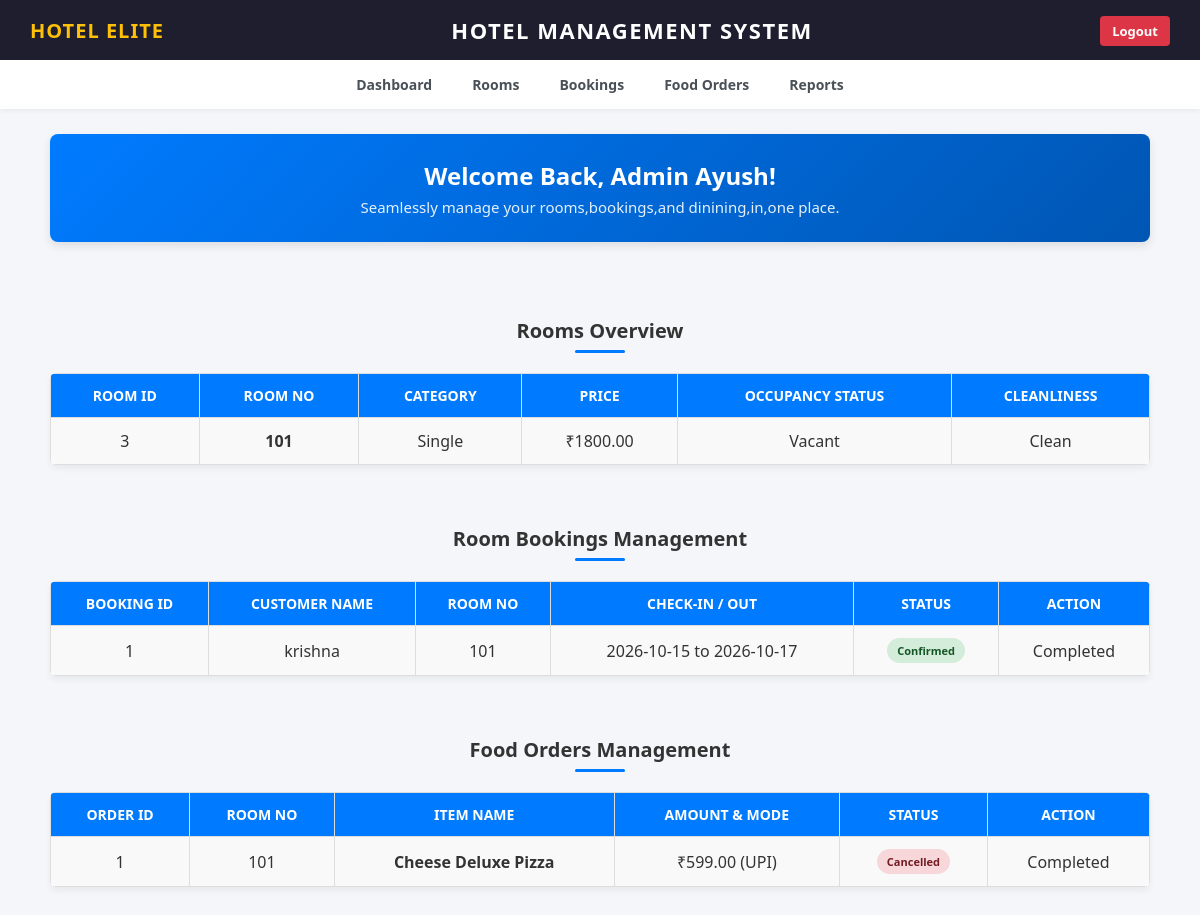
Screenshot of /dashboard.php (signed in) with the database file from the repository.
### tables this page shows
CREATE TABLE `rooms` (
  `room_id` int(11) NOT NULL,
  `room_no` varchar(20) NOT NULL,
  `category` varchar(50) NOT NULL,
  `price` decimal(10,2) NOT NULL,
  `occupancy_status` varchar(20) DEFAULT 'Vacant',
  `cleanliness_status` varchar(20) DEFAULT 'Clean'
);

CREATE TABLE `bookings` (
  `booking_id` int(11) NOT NULL,
  `customer_name` varchar(100) NOT NULL,
  `room_no` varchar(20) NOT NULL,
  `check_in_date` date NOT NULL,
  `check_out_date` date NOT NULL,
  `booking_status` varchar(20) DEFAULT 'Pending',
  `payment_status` varchar(20) DEFAULT 'Pending',
  `total_amount` decimal(10,2) NOT NULL,
  `payment_method` varchar(50) NOT NULL DEFAULT 'Cash'
);

CREATE TABLE `food_orders` (
  `order_id` int(11) NOT NULL,
  `customer_name` varchar(100) NOT NULL,
  `room_no` varchar(20) NOT NULL,
  `item_name` varchar(100) NOT NULL,
  `quantity` int(11) NOT NULL,
  `price` decimal(10,2) NOT NULL,
  `total_amount` decimal(10,2) NOT NULL,
  `order_status` varchar(50) NOT NULL DEFAULT 'Pending',
  `payment_status` varchar(50) NOT NULL DEFAULT 'Pending',
  `payment_method` varchar(50) NOT NULL DEFAULT 'Cash'
);

### dashboard.php (the view, shortened to what this page needs)
<?php
include('db.php');
include('header.php');
?>
<div class="dashboard-container">
    <div class="welcome-banner">
        <h1>Welcome Back, Admin <?php echo htmlspecialchars($_SESSION['admin']); ?>! </h1>
        <p>Seamlessly manage your rooms,bookings,and dinining,in,one place.</p>
    </div>
    <h2 class="section-title">Rooms Overview</h2>
    <table class="data-table">
        <tr>
            <th>Room ID</th>
            <th>Room No</th>
            <th>Category</th>
            <th>Price</th>
            <th>Occupancy Status</th>
            <th>Cleanliness</th>
        </tr>
        <?php
        $rooms = $conn->query("SELECT * FROM rooms");
        if ($rooms && $rooms->num_rows > 0)
		{
            while ($row = $rooms->fetch_assoc())
				{
                echo "<tr>
                        <td>{$row['room_id']}</td>
                        <td><b>{$row['room_no']}</b></td>
                        <td>{$row['category']}</td>
                        <td>₹{$row['price']}</td>
                        <td>{$row['occupancy_status']}</td>
                        <td>{$row['cleanliness_status']}</td>
                      </tr>";
            }
        }
		else
		{
            echo "<tr><td colspan='6'>No rooms found.</td></tr>";
        }
        ?>
    </table>
    <h2 class="section-title">Room Bookings Management</h2>
    <table class="data-table">
        <tr>
            <th>Booking ID</th>
            <th>Customer Name</th>
            <th>Room No</th>
            <th>Check-In / Out</th>
            <th>Status</th>
            <th>Action</th>
        </tr>
        <?php
        $bookings = $conn->query("SELECT * FROM bookings ORDER BY booking_id DESC");
        if ($bookings && $bookings->num_rows > 0)
		{
            while ($row = $bookings->fetch_assoc())
			{
                echo "<tr>
                        <td>{$row['booking_id']}</td>
                        <td>{$row['customer_name']}</td>
                        <td>{$row['room_no']}</td>
                        <td>{$row['check_in_date']} to {$row['check_out_date']}</td>
                        <td><span class='status-badge status-{$row['booking_status']}'>{$row['booking_status']}</span></td>
                        <td>";
                if ($row['booking_status'] == 'Pending')
					{
                    echo "<a href='dashboard.php?action=update_booking&id={$row['booking_id']}&status=Confirmed' class='btn btn-accept'>Accept</a>";
                    echo "<a href='dashboard.php?action=update_booking&id={$row['booking_id']}&status=Cancelled' class='btn btn-reject'>Reject</a>";
                }
				else
				{
                    echo "<span>Completed</span>";
                }
                echo "  </td>
                      </tr>";
            }
        }
		else
			{
            echo "<tr><td colspan='6'>No bookings found.</td></tr>";
        }
        ?>
    </table>
    <h2 class="section-title"> Food Orders Management</h2>
    <table class="data-table">
        <tr>
            <th>Order ID</th>
            <th>Room No</th>
            <th>Item Name</th>
            <th>Amount & Mode</th>
            <th>Status</th>
            <th>Action</th>
        </tr>
        <?php
        $food = $conn->query("SELECT * FROM food_orders ORDER BY order_id DESC");
        if ($food && $food->num_rows > 0)
			{
            while ($row = $food->fetch_assoc())
				{
                echo "<tr>
                        <td>{$row['order_id']}</td>
                        <td>{$row['room_no']}</td>
                        <td><b>{$row['item_name']}</b></td>
                        <td>₹{$row['total_amount']} ({$row['payment_method']})</td>
                        <td><span class='status-badge status-{$row['order_status']}'>{$row['order_status']}</span></td>
                        <td>";
                if ($row['order_status'] == 'Pending')
					{
                    echo "<a href='dashboard.php?action=update_food&id={$row['order_id']}&status=Delivered' class='btn btn-accept'>Deliver</a>";
                    echo "<a href='dashboard.php?action=update_food&id={$row['order_id']}&status=Cancelled' class='btn btn-reject'>Cancel</a>";
                }
				else
					{
                    echo "<span>Completed</span>";
                }
                echo "  </td>
                      </tr>";
            }
        }
		else
			{
            echo "<tr><td colspan='6'>No food orders found.</td></tr>";
        }
        ?>
    </table>
</div>
<?php
include('footer.php');
 ?>

### header.php (shortened to what this page needs)
<!DOCTYPE html>
<html lang="en">
<head>
</head>
<body>
    <header class="main-header">
        <div class="logo-area">
            <h2> HOTEL ELITE</h2>
        </div>
        <div class="center-title">
            <h1>Hotel Management System</h1>
        </div>
        <div class="user-nav">
            <?php
			if(isset($_SESSION['admin']))
			{
				?>
                <a href="logout.php">Logout</a>
            <?php
			}
			?>
        </div>
    </header>
    <div class="nav-links">
    <a href="dashboard.php">Dashboard</a>
    <a href="room_management.php">Rooms</a>
    <a href="booking_management.php">Bookings</a>
    <a href="food_orders.php">Food Orders</a>
    <a href="reports.php">Reports</a>
</div>
    <div class="main-content">

### footer.php (shortened to what this page needs)
</div>
</body>
</html>

### header.php (style rules this page uses)
* { box-sizing: border-box; margin: 0; padding: 0; font-family: 'Segoe UI', Tahoma, Geneva, Verdana, sans-serif; }
body { background-color: #f4f6f9; color: #333; }
.main-header { background-color: #1e1e2f; color: #ffffff; padding: 15px 30px; display: flex; justify-content: space-between; align-items: center; box-shadow: 0 2px 5px rgba(0,0,0,0.1); }
.logo-area h2 { font-size: 20px; color: #ffc107; letter-spacing: 1px; }
.center-title h1 { font-size: 22px; font-weight: 600; color: #ffffff; text-align: center; margin: 0; text-transform: uppercase; letter-spacing: 1.5px; }
.user-nav a { color: #fff; text-decoration: none; background: #dc3545; padding: 6px 12px; border-radius: 4px; font-size: 13px; font-weight: bold; }
.nav-links { background: #ffffff; padding: 10px 30px; box-shadow: 0 2px 4px rgba(0,0,0,0.05); display: flex; gap: 20px; justify-content: center; margin-bottom: 25px; }
.nav-links a { text-decoration: none; color: #495057; font-weight: 600; font-size: 14px; padding: 5px 10px; border-radius: 4px; transition: 0.2s; }
.main-content { padding: 0 20px 40px 20px; }

### dashboard.php (style rules this page uses)
.dashboard-container { max-width: 1100px; margin: 0 auto; text-align: center; }
.welcome-banner { background: linear-gradient(135deg, #007bff, #0056b3); color: white; padding: 25px; border-radius: 8px; margin-bottom: 35px; box-shadow: 0 4px 10px rgba(0,0,0,0.1); }
.welcome-banner h1 { font-size: 24px; margin-bottom: 5px; }
.welcome-banner p { font-size: 15px; opacity: 0.9; }
.section-title { color: #333; margin: 40px 0 20px 0; font-size: 20px; position: relative; display: inline-block; }
.section-title::after { content: ''; display: block; width: 50px; height: 3px; background: #007bff; margin: 6px auto 0 auto; border-radius: 2px; }
.data-table { width: 100%; border-collapse: collapse; background: #fff; box-shadow: 0 4px 6px rgba(0,0,0,0.05); border-radius: 6px; overflow: hidden; margin-bottom: 20px; text-align: center; }
.data-table th, .data-table td { padding: 12px; border: 1px solid #ddd; }
.data-table th { background-color: #007bff; color: white; font-size: 14px; text-transform: uppercase; }
.data-table tr:nth-child(even) { background-color: #f9f9f9; }
.status-badge { padding: 5px 10px; border-radius: 20px; font-weight: bold; font-size: 11px; display: inline-block; }
.status-Confirmed, .status-Delivered { background: #d4edda; color: #155724; }
.status-Cancelled { background: #f8d7da; color: #721c24; }

### rows the page displays
rooms: room_id "3", room_no "101", category "Single", price "1800.00", occupancy_status "Vacant", cleanliness_status "Clean"
bookings: booking_id "1", customer_name "krishna", room_no "101", check_in_date "2026-10-15", check_out_date "2026-10-17", booking_status "Confirmed", shows "Completed"
food_orders: order_id "1", room_no "101", item_name "Cheese Deluxe Pizza", total_amount "599.00", payment_method "UPI", order_status "Cancelled", shows "Completed"

### other values shown
$_SESSION['admin'] "Ayush"
